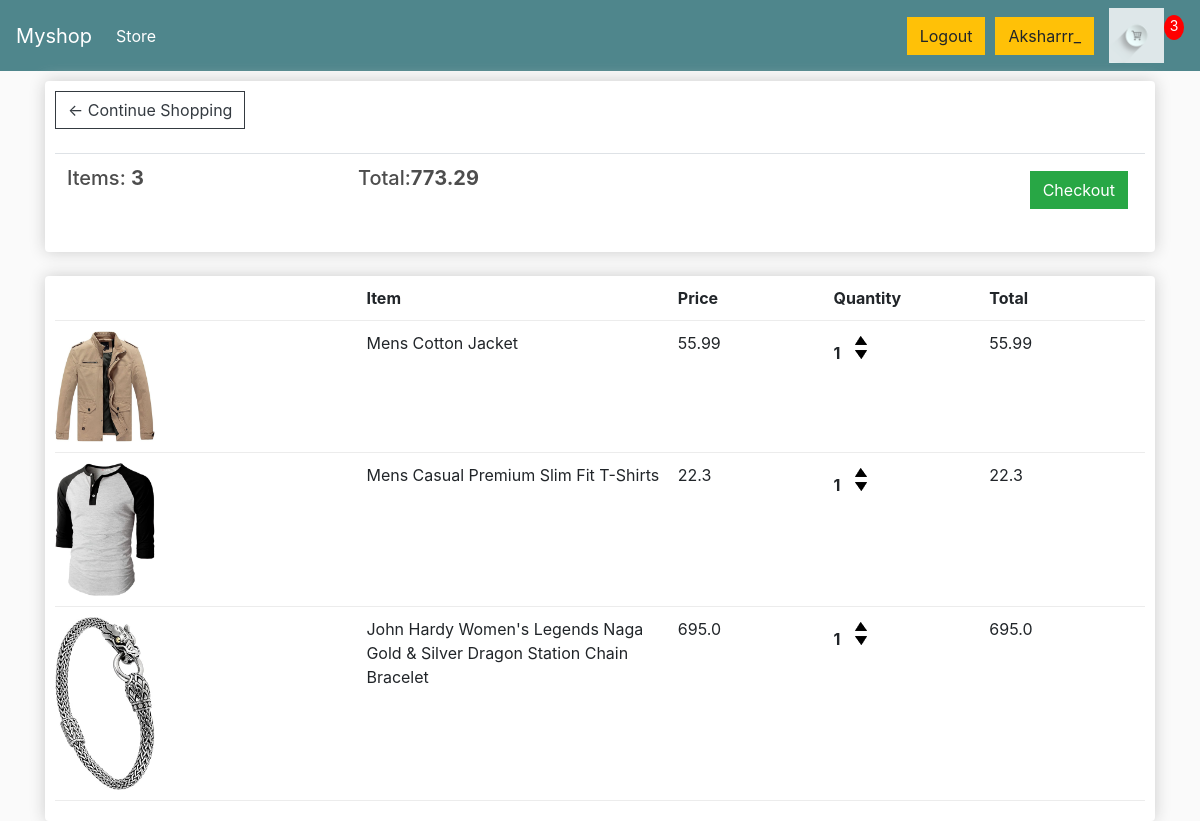
The app's page /cart/ (signed in) with its own data.
### products/models.py (models this page shows, shortened)
class Order(models.Model):
    customer=models.ForeignKey(User, null=True, blank=True, on_delete=models.SET_NULL)
    date_ordered=models.DateTimeField(auto_now_add=True)
    complete=models.BooleanField(default=False)
    transaction_id=models.CharField(max_length=100)
    @property
    def get_cart_total(self):
        orderitems=self.orderitem_set.all()
        total=sum([item.get_total for item in orderitems])
        return total
    @property
    def get_cart_items(self):
        orderitems=self.orderitem_set.all()
        total=sum([item.quantity for item in orderitems])
        return total

class OrderItem(models.Model):
    product= models.ForeignKey(Product, null=True, blank=True, on_delete=models.SET_NULL)
    order=models.ForeignKey(Order,null=True, blank=True, on_delete=models.SET_NULL)
    quantity= models.IntegerField(default=0,null=True,blank=True)
    date_added= models.DateTimeField(auto_now_add=True)
    @property
    def get_total(self):
        total=self.product.price * self.quantity
        return total

class Product(models.Model):
    name= models.CharField(max_length=200, null=True)
    price= models.FloatField()
    image=models.ImageField(null=True,blank=True)
    @property
    def imageURL(self):
        try:
            url=self.image.url
        except:
            url=''
        return url

### products/views.py (the view)
# urls.py: path('cart/', views.cart,name="cart"),
def cart(request):
    if request.user.is_authenticated:
        customer=request.user
        order, created=Order.objects.get_or_create(customer=customer,complete=False)
        items=order.orderitem_set.all()
        cartItems=order.get_cart_items
    else:
        items=[]
        order={'get_cart_total':0 , 'get_cart_items':0,'shipping':False}
        cartItems=order['get_cart_items']
    context={'items':items, 'order':order,'cartItems':cartItems}
    return render(request,'cart.html', context)

### products/templates/cart.html
{% extends 'main.html' %}
{% load static %}
{% block content %}
	<div class="row">
		<div class="col-lg-12">
			<div class="box-element">
				<a  class="btn btn-outline-dark" href="{% url 'store' %}">&#x2190; Continue Shopping</a>
				<br>
				<br>
				<table class="table">
					<tr>
						<th><h5>Items: <strong>{{order.get_cart_items}}</strong></h5></th>
						<th><h5>Total:<strong>{{order.get_cart_total}}</strong></h5></th>
						<th>
							<a  style="float:right; margin:5px;" class="btn btn-success" href="{% url 'checkout' %}">Checkout</a>
						</th>
					</tr>
				</table>
			</div>
			<br>
			<div class="box-element">
				<div class="cart-row">
					<div style="flex:2"></div>
					<div style="flex:2"><strong>Item</strong></div>
					<div style="flex:1"><strong>Price</strong></div>
					<div style="flex:1"><strong>Quantity</strong></div>
					<div style="flex:1"><strong>Total</strong></div>
				</div>
				{% for item in items%}
				<div class="cart-row">
					<div style="flex:2"><img class="row-image" src="{{item.product.imageURL}}"></div>
					<div style="flex:2"><p>{{item.product.name}}</p></div>
					<div style="flex:1"><p>{{item.product.price}}</p></div>
					<div style="flex:1">
						<p class="quantity">{{item.quantity}}</p>
						<div class="quantity">
							<img data-product="{{item.product.id}}" data-action="add" class="chg-quantity update-cart" src="{% static  'images/3+arrow-up.png' %}">
							<img data-product="{{item.product.id}}" data-action="remove" class="chg-quantity update-cart" src="{% static  'images/2+arrow-down.png' %}">
						</div>
					</div>
					<div style="flex:1"><p>{{item.get_total}}</p></div>
				</div>
				{% endfor %}
			</div>
		</div>
	</div>
{% endblock content %}

### products/templates/main.html (shortened to what this page needs)
<!DOCTYPE html>
{% load static %}
<html>
<head>
	<link rel="stylesheet" href="https://stackpath.bootstrapcdn.com/bootstrap/4.4.1/css/bootstrap.min.css">
	<link rel="stylesheet" type="text/css" href="{% static 'css/main.css' %}">
</head>
<body>
    <nav class="navbar navbar-expand-lg navbar-dark bg-dark">
        <a class="navbar-brand" href="{% url 'store' %}">Myshop</a>
        <div class="collapse navbar-collapse" id="navbarSupportedContent">
          <ul class="navbar-nav mr-auto">
            <li class="nav-item active">
              <a class="nav-link" href="{% url 'store' %}">Store <span class="sr-only">(current)</span></a>
            </li>
          </ul>
          {%if user.is_authenticated %}
            <div class="form-inline my-2 my-lg-0" >
            <a href="{%url 'logout'%}"class="btn btn-warning" style="margin-right: 10px;">Logout</a>
          {% else %}
            <div class="form-inline my-2 my-lg-0" >
            <a href="{%url 'login'%}"class="btn btn-warning" style="margin-right: 10px;">Login</a>
          {%endif%}
          <div class="form-inline my-2 my-lg-0">
                 <a href="#"class="btn btn-warning">{{user}}</a>
                   <a href="{% url 'cart' %}">
                     <img  id="cart-icon" src="{% static 'images/icon-1415760_1920.png' %}">
                   </a>
                  <p id="cart-total">{{cartItems}}</p>
               </div>
        </div>
      </nav>
    <div class="container">
        {% block content %}
        {% endblock content %}
    </div>
</body>
</html>

### static/css/main.css (style rules this page uses)
body { background-color: hsl(0, 0%, 98%); }
h1,h2,h3,h4,h5,h6 { color:hsl(0, 0%, 30%); }
.box-element { box-shadow:hsl(0, 0%, 80%) 0 0 16px; background-color: #fff; border-radius: 4px; padding: 10px; }
.bg-dark { background-color: #4f868c!important; }
#cart-icon { width:55px; display: inline-block; margin-left: 15px; }
#cart-total { display: block; text-align: center; color:#fff; background-color: red; width: 20px; height: 25px; border-radius: 50%; font-size: 14px; }
.col-lg-4, .col-lg-6, .col-lg-8, .col-lg-12 { margin-top: 10px; }
.btn { border-radius: 0; }
.row-image { width: 100px; }
.cart-row { display: flex; align-items: flex-stretch; padding-bottom: 10px; margin-bottom: 10px; border-bottom: 1px solid #ececec; }
.quantity { display: inline-block; font-weight: 700; padding-right:10px; }
.chg-quantity { width: 12px; cursor: pointer; display: block; margin-top: 5px; transition:.1s; }

### records on screen
Order: get_cart_items "3", get_cart_total "773.29"
OrderItem: product.imageURL (picture), product.name "Mens Cotton Jacket", product.price "55.99", quantity "1", get_total "55.99"
OrderItem: product.imageURL (picture), product.name "Mens Casual Premium Slim Fit T-Shirts", product.price "22.3", quantity "1", get_total "22.3"
OrderItem: product.imageURL (picture), product.name "John Hardy Women's Legends Naga Gold & Silver Dragon Station Chain Bracelet", product.price "695.0", quantity "1", get_total "695.0"

### other values on screen
{{ user }} "Aksharrr_"
{{ cartItems }} "3"
